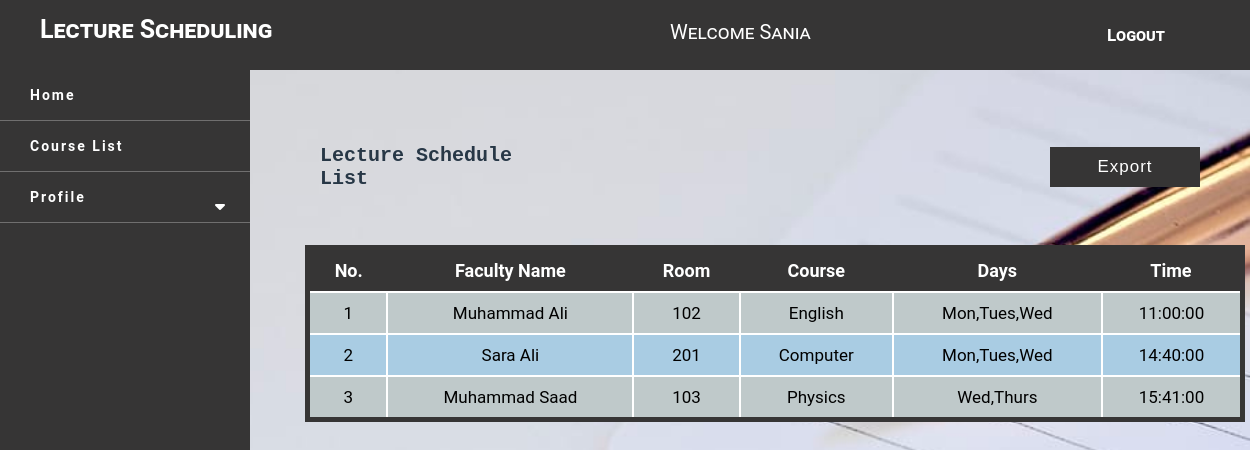
Page /student/index.php (signed in) on the committed database.
### tables this page shows
CREATE TABLE `student` (
  `st_id` int(11) NOT NULL,
  `st_name` varchar(255) NOT NULL,
  `st_email` varchar(255) NOT NULL,
  `st_password` varchar(255) NOT NULL,
  `st_birth` date NOT NULL,
  `st_number` varchar(255) NOT NULL
);

CREATE TABLE `schedule` (
  `s_id` int(11) NOT NULL,
  `f_id` int(11) NOT NULL,
  `c_id` int(11) NOT NULL,
  `r_id` int(11) NOT NULL,
  `days` varchar(255) NOT NULL,
  `starttime` time NOT NULL,
  `endtime` time NOT NULL
);

CREATE TABLE `faculty` (
  `f_id` int(11) NOT NULL,
  `f_name` varchar(255) NOT NULL,
  `f_email` varchar(255) NOT NULL,
  `f_designation` varchar(255) NOT NULL,
  `f_password` varchar(255) NOT NULL
);

CREATE TABLE `room` (
  `r_id` int(11) NOT NULL,
  `r_name` varchar(255) NOT NULL
);

CREATE TABLE `course` (
  `c_id` int(11) NOT NULL,
  `c_name` varchar(255) NOT NULL,
  `c_description` varchar(3000) NOT NULL,
  `c_pic` varchar(255) NOT NULL,
  `c_code` varchar(255) NOT NULL
);

### student/index.php (the view, shortened to what this page needs)
<?php
include 'include/navbar.php';
$sr = 1;
$show_op = "SELECT * FROM `schedule` inner join faculty on schedule.f_id = faculty.f_id inner join room on schedule.r_id = room.r_id inner join course on schedule.c_id = course.c_id inner join select_course on select_course.c_id = course.c_id where select_course.st_id = '$st_id'";
$result = mysqli_query($con, $show_op); ?>
<div class="form_list">
    <table class="view_list">
        <tr>
            <td>
                <h2>Lecture Schedule List</h2>
            </td>
            <td>
                <a href="download_sch.php?st_id=<?php echo $st_id; ?>"><input type="button" name="search" value="Export" class="sebutton"></a>
            </td>
        </tr>
    </table>
    <div class="view" style="margin-top: -0px; width:100%;">
        <table class="display">
            <tr>
                <th>No.</th>
                <th>Faculty Name</th>
                <th>Room</th>
                <th>Course</th>
                <th>Days</th>
                <th>Time</th>
            </tr>
            <?php
            $total  = mysqli_num_rows($result);
            if ($total > 0) {
                while ($res = mysqli_fetch_array($result)) {
            ?>
                    <tr>
                        <td><?php echo $sr; ?></td>
                        <td style="text-transform: capitalize;"><?php echo $res['f_name'] ?></td>
                        <td><?php echo $res['r_name'] ?></td>
                        <td style="text-transform: capitalize;"><?php echo $res['c_name'] ?></td>
                        <td style="text-transform: capitalize;"><?php echo $res['days'] ?></td>
                        <td><?php echo $res['starttime'] ?></td>
                <?php
                    $sr++;
                }
            } else {
                echo "<tr><td colspan=\"8\" style=\"font-weight:bold; height: 50px; color:brown; text-align:center;font-size:24px;\"> No Schedule Added Yet</td></tr>";
            }
                ?>
        </table>
    </div>
</div>
</div>

### student/include/navbar.php (shortened to what this page needs)
<?php
include '../include/config.php';
$userprofile = $_SESSION['st_email'];
$pro = "SELECT * FROM `student` WHERE `st_email` = '$userprofile'";
$sql = mysqli_query($con, $pro);
$result = mysqli_fetch_assoc($sql);
$st_name = $result['st_name'];
$st_id = $result['st_id'];
?>
<!DOCTYPE html>
<html>
<head>
    <link href="../fonts/css/all.css" rel="stylesheet" type="text/css" media="all" />
    <link rel="stylesheet" type="text/css" href="../css/style.css">
</head>
<body style="  background: url('../img/bg.jpg') fixed center;
    background-size: cover;">
    <nav class="stick">
    <h1>Lecture Scheduling</h1>
    <div class="navmid">
        Welcome <?php echo $st_name; ?>
    </div>
        <div class="std_detail">
           <ul>
               <li><a href="../include/logout.php">Logout</a></li>
           </ul>
        </div>
    </nav>
    <div class="sidebar">
        <ul>
            <li><a href="index.php">Home</a></li>
            <li><a href="course.php">Course List</a></li>
            <li><a href="#" class="pro_btn">Profile</a>
                <span class="fas fa-caret-down second"></span>
            </li>
        </ul>
    </div>
    <div class="main">
    <body>

### css/style.css (style rules this page uses)
* { padding: 0; margin: 0; font-size: 17px; box-sizing: border-box; opacity: 1; }
body { font-family: "Roboto", sans-serif; }
nav { background: rgb(54, 53, 53); color: white; position: fixed; top: 0; left: 0; width: 100%; height: 70px; opacity: 0.8; font-variant: small-caps; z-index: 1; }
.stick { background: rgb(54, 53, 53); opacity: 1; }
nav h1 { position: absolute; top: 15px; left: 40px; font-size: 25px; }
nav .std_detail { float: right; position: absolute; top: 10px; right: 60px; font-size: 20px; color: white; }
nav .std_detail ul li a { color: white; padding: 10px; text-decoration: none; font-weight: 600; }
.display { margin-left: auto; margin-right: auto; color: white; border-collapse: collapse; font-size: 16px; padding: 5px; width: 90%; text-align: -webkit-center; }
.form_list { top: 18%; left: 20%; position: absolute; }
.view_list { width: 900px; margin-left: 50px; color: #273746; font-weight: 600; font-family: "Courier New", Courier, monospace; }
.view_list h2 { margin-left: 20px; font-size: 20px; font-weight: bold; }
.sebutton { margin-left: 500px; width: 150px; color: white; background: rgb(54, 53, 53); border: none; height: 40px; cursor: pointer; padding: 5px; letter-spacing: 1px; }
.sidebar { margin-top: 70px; position: fixed; width: 250px; height: 100%; background: rgb(54, 53, 53); padding-bottom: 100px; }
.sidebar ul li a { position: relative; display: flex; color: white; font-weight: bold; text-align: center; padding-left: 80px; text-decoration: none; line-height: 50px; letter-spacing: 2px; font-size: 14px; border-bottom: 1px solid rgb(247, 243, 243, 0.3); }
.sidebar ul li { position: relative; margin-left: -50px; }
.fa-caret-down { position: absolute; top: 50%; right: 20px; color: white; transform: translate(-50%); }
.std_detail ul { display: flex; margin: 15px; }
.std_detail li { list-style: none; margin-left: 70px; }
.main { margin-left: 250px; }
.view { width: 90%; margin: auto; padding: 15px 5px; margin-left: 50px; }
.view table { margin: 40px auto; width: 100%; border: 5px solid rgb(54, 53, 53); }
.view table tr > th { background: rgb(54, 53, 53); padding: 10px; color: white; text-align: center; font-size: 18px; }
.view table tr > td { padding: 10px; text-align: center; color: black; border: 2px solid white; }
.view tr:nth-child(even) { background: #bfc9ca; }
.view tr:nth-child(odd) { background: #a9cce3; border: 2px solid white; }
table { margin-left: auto; margin-right: auto; color: white; border-collapse: collapse; font-size: 16px; padding: 5px; width: 90%; text-align: -webkit-center; padding: 10px; }
table input { width: 300px; height: 30px; padding: 5px; }
span { color: white; font-size: 16px; text-align: center; margin-left: 110px; }
.navmid { position: relative; top: 20px; left: 670px; font-size: 20px; }

### student/index.php (style rules this page uses)
td a { text-decoration: none; }

### rows in the picture
student: st_name "Sania"
schedule: f.f_name "Muhammad Ali", r.r_name "102", c.c_name "English", days "Mon,tues,wed", starttime "11:00:00"
schedule: f.f_name "Sara Ali", r.r_name "201", c.c_name "Computer", days "Mon,tues,wed", starttime "14:40:00"
schedule: f.f_name "Muhammad Saad", r.r_name "103", c.c_name "Physics", days "Wed,thurs", starttime "15:41:00"
